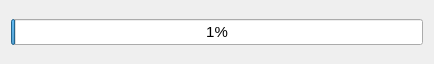
<?xml version="1.0" encoding="UTF-8"?>
<ui version="4.0">
 <class>ProgressBarDialog</class>
 <widget class="QDialog" name="ProgressBarDialog">
  <property name="enabled">
   <bool>true</bool>
  </property>
  <property name="geometry">
   <rect>
    <x>0</x>
    <y>0</y>
    <width>434</width>
    <height>64</height>
   </rect>
  </property>
  <property name="windowTitle">
   <string>Making Collages...</string>
  </property>
  <layout class="QVBoxLayout" name="verticalLayout">
   <item>
    <widget class="QProgressBar" name="progressBar">
     <property name="font">
      <font>
       <family>Ubuntu</family>
       <pointsize>11</pointsize>
      </font>
     </property>
     <property name="value">
      <number>1</number>
     </property>
    </widget>
   </item>
  </layout>
 </widget>
 <resources/>
 <connections/>
</ui>
